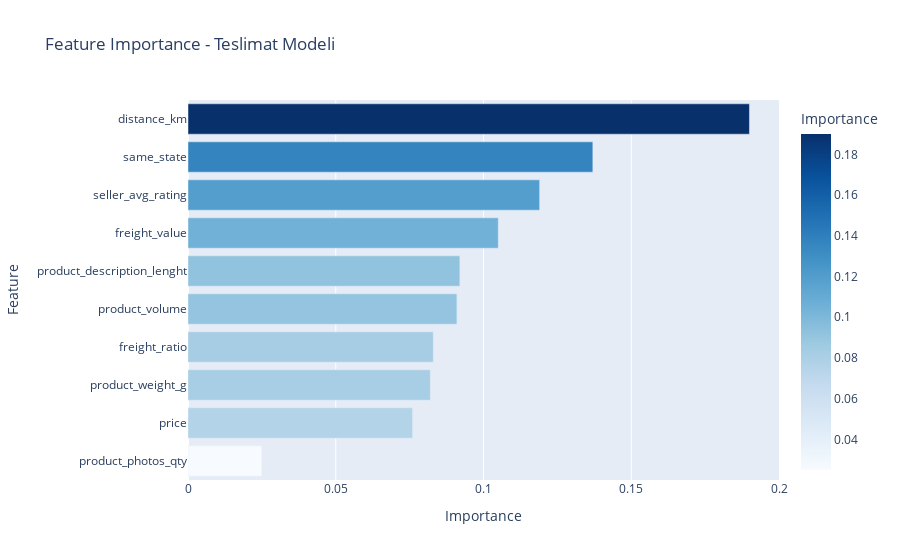

The cell this chart's notebook holds for it:
### Markdown cell above
## 2. Feature Importance (Teslimat)

10 özelliğin modele katkısı:

### Code cell
# Feature importance (from benchmark)
feature_importance = pd.DataFrame({
    'Feature': ['distance_km', 'same_state', 'seller_avg_rating', 'freight_value', 
                'product_description_lenght', 'product_volume', 'freight_ratio',
                'product_weight_g', 'price', 'product_photos_qty'],
    'Importance': [0.190, 0.137, 0.119, 0.105, 0.092, 0.091, 0.083, 0.082, 0.076, 0.025]
})

fig = px.bar(feature_importance.sort_values('Importance'), 
             x='Importance', y='Feature', orientation='h',
             title='Feature Importance - Teslimat Modeli',
             color='Importance', color_continuous_scale='Blues')
fig.show()

print("En Önemli 3 Faktör:")
print("  1. distance_km (0.190) - Mesafe en kritik")
print("  2. same_state (0.137) - Aynı eyalet = hızlı teslimat")
print("  3. seller_avg_rating (0.119) - İyi satıcı = hızlı gönderim")

### Figure 1 — Plotly figure (JSON) as saved in the notebook; plotly's stock layout.template omitted (floating-point values rounded to 4 significant figures)
{"data": [{"hovertemplate": "Importance=%{marker.color}<br>Feature=%{y}<extra></extra>", "legendgroup": "", "marker": {"color": [0.025, 0.076, 0.082, 0.083, 0.091, 0.092, 0.105, 0.119, 0.137, 0.19], "coloraxis": "coloraxis", "pattern": {"shape": ""}}, "name": "", "orientation": "h", "showlegend": false, "textposition": "auto", "type": "bar", "x": [0.025, 0.076, 0.082, 0.083, 0.091, 0.092, 0.105, 0.119, 0.137, 0.19], "xaxis": "x", "y": ["product_photos_qty", "price", "product_weight_g", "freight_ratio", "product_volume", "product_description_lenght", "freight_value", "seller_avg_rating", "same_state", "distance_km"], "yaxis": "y"}], "layout": {"barmode": "relative", "coloraxis": {"colorbar": {"title": {"text": "Importance"}}, "colorscale": [[0, "rgb(247,251,255)"], [0.125, "rgb(222,235,247)"], [0.25, "rgb(198,219,239)"], [0.375, "rgb(158,202,225)"], [0.5, "rgb(107,174,214)"], [0.625, "rgb(66,146,198)"], [0.75, "rgb(33,113,181)"], [0.875, "rgb(8,81,156)"], [1, "rgb(8,48,107)"]]}, "legend": {"tracegroupgap": 0}, "title": {"text": "Feature Importance - Teslimat Modeli"}, "xaxis": {"anchor": "y", "domain": [0, 1], "title": {"text": "Importance"}}, "yaxis": {"anchor": "x", "domain": [0, 1], "title": {"text": "Feature"}}}}
